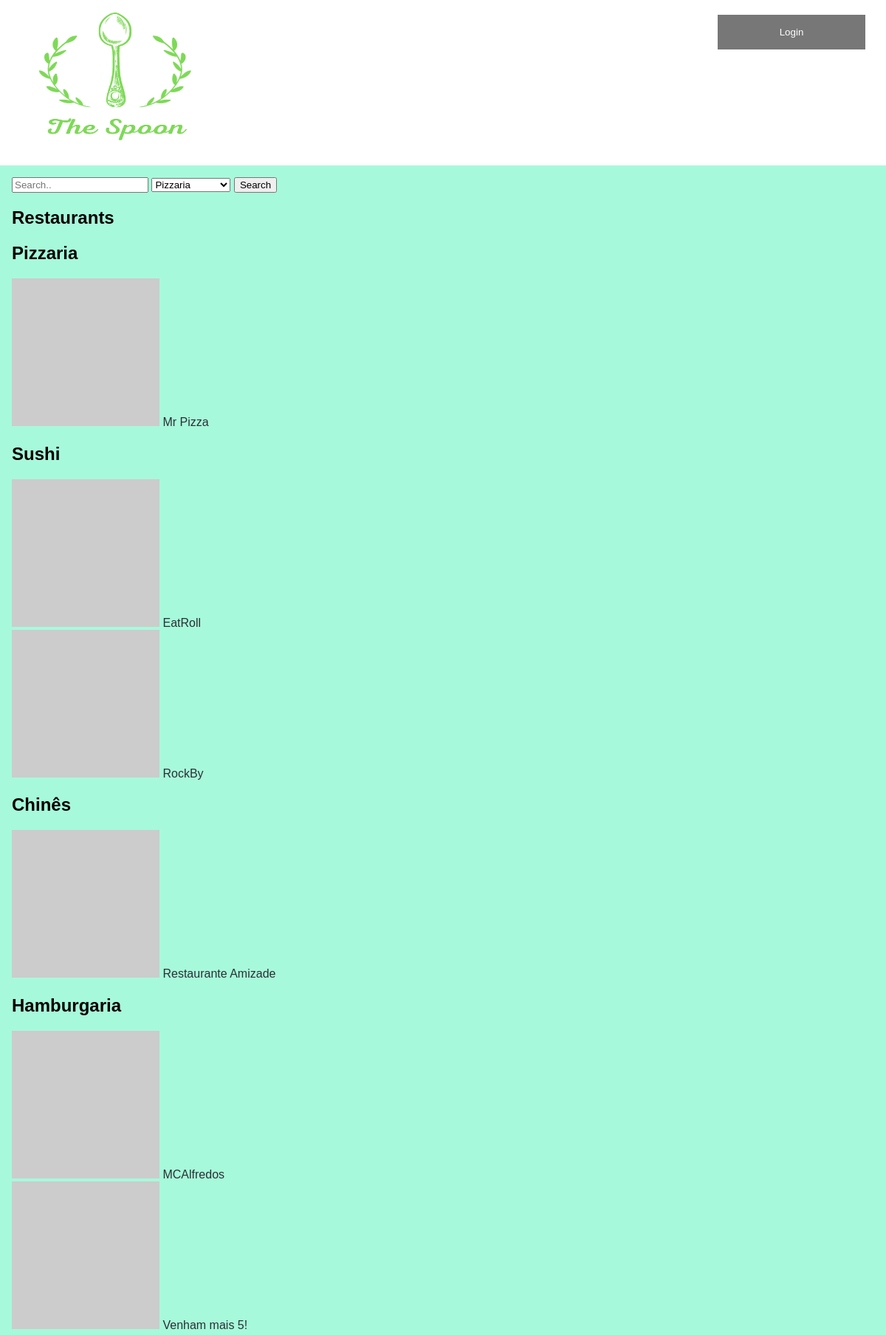
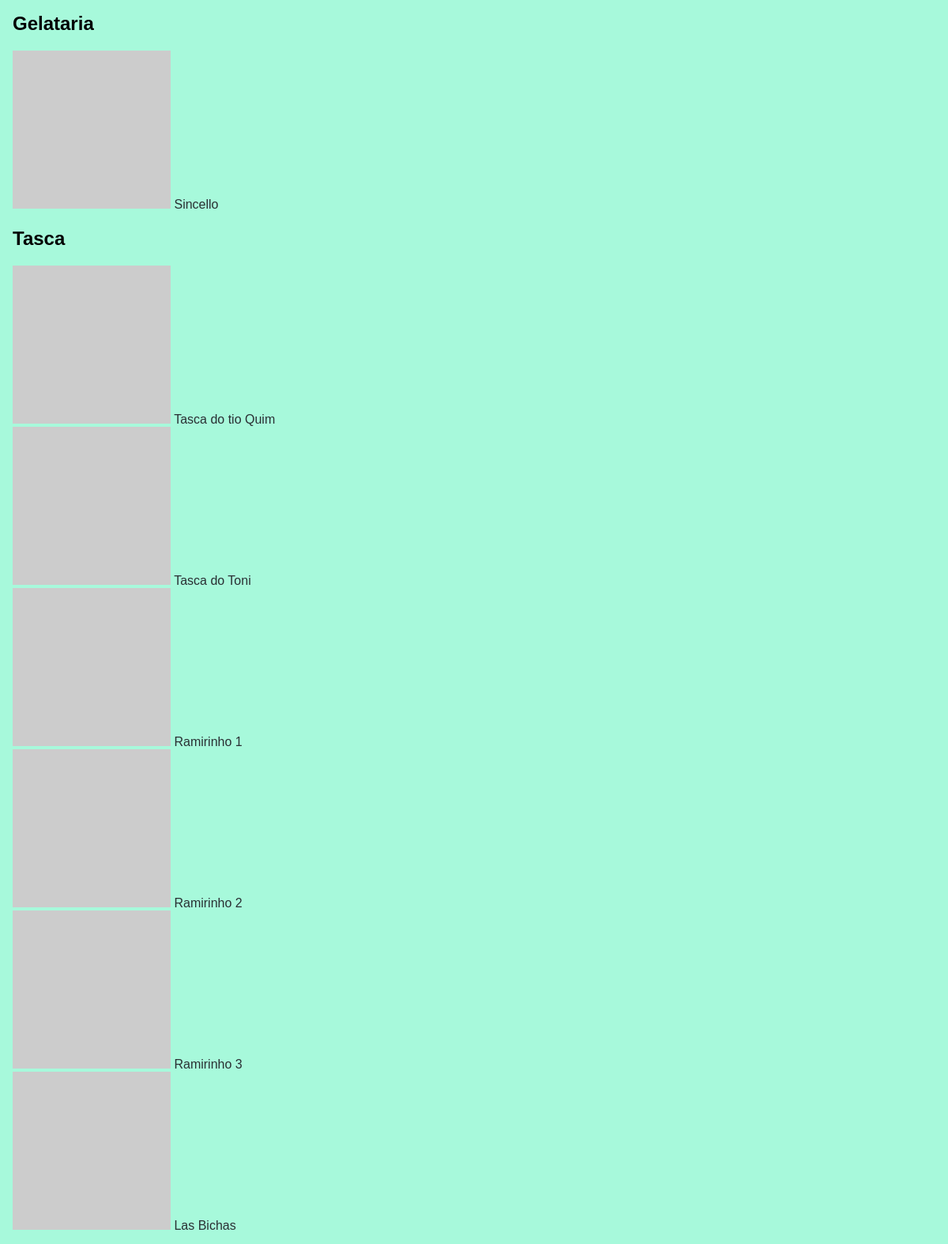
The page / (upper part) on the database its author committed (2 pictures, top to bottom).
### tables this page shows
CREATE TABLE RestCategory (
	idRestCategory		INTEGER PRIMARY KEY,
	Name 			VARCHAR NOT NULL
);

CREATE TABLE Restaurant (
	idRestaurant 		INTEGER PRIMARY KEY,
	Name 			VARCHAR NOT NULL,
	idUser		INTEGER NOT NULL 	CONSTRAINT fk_restaurant_iduser REFERENCES User (idUser)
												ON DELETE CASCADE ON UPDATE CASCADE,
	idRestCategory		INTEGER NOT NULL 	CONSTRAINT fk_restaurant_idrestcategory REFERENCES RestCategory (idRestCategory)
												ON DELETE CASCADE ON UPDATE CASCADE,
	Photo			VARCHAR	DEFAULT '',
	idAddress		INTEGER NOT NULL 	CONSTRAINT fk_restaurant_idaddress REFERENCES Address (idAddress)
												ON DELETE CASCADE ON UPDATE CASCADE
);

### index.php (called while the page is built, shortened)
<?php
  require_once('database/connection.php');
  require_once('database/restaurant.class.php');
  require_once('templates/common.tpl.php');
  require_once('templates/restaurant.tpl.php');
  $db = getDatabaseConnection();
  $categories = Category::getRestaurantsCategories($db, 8);
  $allcategories = Category::getRestaurantsCategories($db, 20);
  drawHeader();
  drawSearchBar($allcategories);
  drawRestaurants($db, $categories);
  drawFooter();
?>

### database/restaurant.class.php (called while the page is built, shortened)
<?php
  class Restaurant {
    public function __construct(int $id, string $name) {
      $this->id = $id;
      $this->name = $name;
    }
    static function getRestaurantsFromCategory(PDO $db, int $count,  int $id) : array {
      $stmt = $db->prepare('SELECT idRestaurant, Name FROM Restaurant WHERE idRestCategory = ? LIMIT ?');
      $stmt->execute(array($id, $count));
      $restaurants = array();
      while ($restaurant = $stmt->fetch()) {
        $restaurants[] = new Restaurant(
          (int) $restaurant['idRestaurant'],
          $restaurant['Name']
        );
      }
      return $restaurants;
    }
  }
  class Category {
    public function __construct(int $id, string $name) {
      $this->id = $id;
      $this->name = $name;
    }
    static function getRestaurantsCategories(PDO $db, int $count) : array {
      $stmt = $db->prepare('SELECT idRestCategory, Name FROM RestCategory LIMIT ?');
      $stmt->execute(array($count));
      $categories = array();
      while ($category = $stmt->fetch()) {
        $categories[] = new Category(
          (int) $category['idRestCategory'],
          $category['Name']
        );
      }
      return $categories;
    }
  }
?>

### templates/restaurant.tpl.php (the view, shortened to what this page needs)
<?php function drawRestaurants(PDO $db, array $categories) { ?>
  <section id="restaurants">
    <h1>Restaurants</h1>
    <?php foreach($categories as $category) {
      $restaurants = Restaurant::getRestaurantsFromCategory($db, 8, $category->id);
      drawRestaurantsCategory($restaurants, $category);
    } ?>
  </section>
<?php } ?>
<?php function drawRestaurantsCategory(array $restaurants, Category $category) { ?>
  <section id=<?=$category->name?>>
    <h2><?=$category->name?></h2>
    <?php foreach($restaurants as $restaurant) { ?>
      <article>
        <a href="restaurant.php?id=<?=$restaurant->id?>">
        <img src="https://picsum.photos/200?<?=$restaurant->id?>">
        <?=$restaurant->name?></a>
      </article>
    <?php } ?>
  </section>
<?php } ?>

### templates/common.tpl.php (shortened to what this page needs)
<?php function drawHeader() { ?>
<!DOCTYPE html>
<html lang="en-US">
  <head>
    <link rel="stylesheet" href="css/style.css">
    <link rel="stylesheet" href="css/layout.css">
    <link rel="stylesheet" href="css/register.css">
  </head>
  <body>
    <header id="header">
      <a id="logo" href="index.php"><img src="images/The Spoon.png" alt ="theSpoon logo" width="300" height="200"></a>
      <?php
        if (isset($_SESSION['id'])) drawLogoutForm($_SESSION['name']);
        else drawLogInForm();
      ?>
    </header>
    <main class="content">
<?php } ?>
<?php function drawFooter() { ?>
    </main>
  </body>
</html>
<?php } ?>
<?php function drawLogInForm() { ?>
  <button type="button" class="open-button" onclick="openForm()">Login</button>
<?php } ?>
<?php function drawSearchBar($categories) { ?>
  <div class="topnav" id="searchRestaurant">
    <input type="text" placeholder="Search..">
    <select id="select-category">
      <?php foreach ($categories as $category) {?>
        <option value=<?=$category->name?>><?=$category->name?></option>
      <?php } ?>
    </select>
    <input type="submit" value="Search">
  </div>
<?php } ?>

### css/style.css (style rules this page uses)
a:not(.registerLink) { text-decoration: none; color: #2a2f33; }
body>header { color: #000; background-color: #fff; }
body { font-family: "Poppins", sans-serif; }
.open-button { background-color: #555; color: white; padding: 16px 20px; margin-top: 1.5em; border: none; cursor: pointer; opacity: 0.8; position: fixed; top: 0; right: 28px; width: 200px; }

### css/layout.css (style rules this page uses)
body { background-color: #a7f9db; margin: 0 auto; display: flex; min-height: 100vh; flex-direction: column; }
body>header { padding: 10px 16px; position: relative; top: 0; width: 100%; padding-left: 0%; padding-right: 0%; }
.content { padding: 16px; }
body>header { display: grid; grid-template-columns: auto 0fr 0fr 0fr; grid-template-rows: auto auto; }

### rows shown on the page
restcategory: Name "Pizzaria"
restaurant: Name "Mr Pizza"
restcategory: Name "Sushi"
restaurant: Name "EatRoll"
restaurant: Name "RockBy"
restcategory: Name "Chinês"
restaurant: Name "Restaurante Amizade"
restcategory: Name "Hamburgaria"
restaurant: Name "MCAlfredos"
restaurant: Name "Venham mais 5!"
restcategory: Name "Gelataria"
restaurant: Name "Sincello"
restcategory: Name "Tasca"
restaurant: Name "Tasca do tio Quim"
restaurant: Name "Tasca do Toni"
restaurant: Name "Ramirinho 1"
restaurant: Name "Ramirinho 2"
restaurant: Name "Ramirinho 3"
restaurant: Name "Las Bichas"

### other values the page prints
form field value "Pizzaria"
